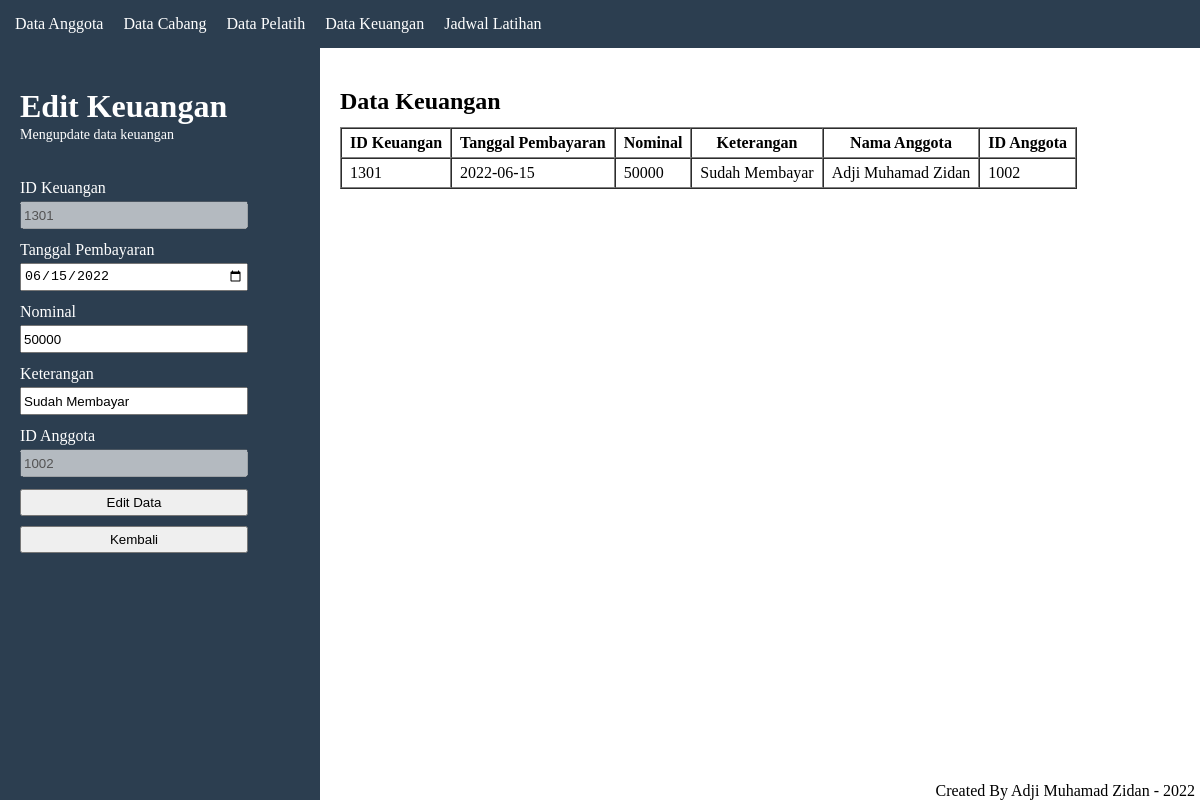
The page /edit_dt_keuangan.php?update=1301 on the database its author committed.
### tables this page shows
CREATE TABLE `dt_keuangan` (
  `ID_keuangan` int(10) NOT NULL,
  `Tanggal_Pembayaran` varchar(20) NOT NULL,
  `Nominal` int(100) NOT NULL,
  `Keterangan` varchar(100) NOT NULL,
  `ID_anggota` int(10) NOT NULL
);

CREATE TABLE `dt_anggota` (
  `ID_anggota` int(10) NOT NULL,
  `Nama_lengkap` varchar(100) NOT NULL,
  `Jenis_kelamin` varchar(15) NOT NULL,
  `Alamat` varchar(100) NOT NULL,
  `Sabuk` varchar(10) NOT NULL
);

### edit_dt_keuangan.php (the view, shortened to what this page needs)
<?php
	require 'config/koneksi_db.php';
	$sql = "SELECT * FROM dt_keuangan INNER JOIN dt_anggota ON dt_keuangan.ID_anggota = dt_anggota.ID_anggota
	WHERE ID_keuangan = $_GET[update]";
	$data = mysqli_query($koneksi, $sql);
	$hasil = mysqli_fetch_assoc($data);
?>
<!DOCTYPE html>
<html lang="en">
<head>
</head>
<body>
	<nav>
		<?php require 'modularitas/menu.php' ?>
	</nav>
	<main>
		<div class="container">
			<div class="form">
				<div class="title-keuangan">
					<h1>Edit Keuangan</h1>
					<p>Mengupdate data keuangan</p>
				</div>
				<form action="" method="post">
					<label for="id_keuangan">ID Keuangan</label><br>
					<input type="text" id="id_keuangan" name="id_keuangan" value="<?= $hasil['ID_keuangan'];?>" disabled><br>
					<label for="pembayaran">Tanggal Pembayaran</label><br>
					<input type="date" id="pembayaran" name="pembayaran" value="<?= $hasil['Tanggal_Pembayaran'];?>"><br>
					<label for="nominal">Nominal</label><br>
					<input type="text" id="nominal" name="nominal" value="<?= $hasil['Nominal'];?>"><br>
					<label for="ket">Keterangan</label><br>
					<input type="text" id="ket" name="ket" value="<?= $hasil['Keterangan'];?>"><br>
					<label for="id_anggota">ID Anggota</label><br>
					<input type="text" id="id_anggota" name="id_anggota" value="<?= $hasil['ID_anggota'];?>" disabled><br>
					<button type="submit" name="edit_data" onclick="return confirm('Update data?');">Edit Data</button>
					<a href="keuangan.php">
						<button type="button">Kembali</button>
					</a>
				</form>
			</div>
			<div class="tabel-data">
				<h2>Data Keuangan</h2>
				<table border="1" cellspacing="0">
					<tr>
						<th>ID Keuangan</th>
						<th>Tanggal Pembayaran</th>
						<th>Nominal</th>
						<th>Keterangan</th>
						<th>Nama Anggota</th>
						<th>ID Anggota</th>
					</tr>
					<tr>
						<td><?= $hasil['ID_keuangan'];?></td>
						<td><?= $hasil['Tanggal_Pembayaran'];?></td>
						<td><?= $hasil['Nominal'];?></td>
						<td><?= $hasil['Keterangan'];?></td>
						<td><?= $hasil['Nama_lengkap'];?></td>
						<td><?= $hasil['ID_anggota'];?></td>
					</tr>
				</table>
				<footer>
					<?php require 'modularitas/footer.php' ?>
				</footer>
			</div>
		</div>
	</main>
</body>
</html>

### edit_dt_keuangan.php (style rules this page uses)
main .container { display: flex; justify-content: center; position: fixed; width: 100%; height: 100%; }
main .container button { cursor: pointer; padding: 4px 2px; box-sizing: border-box; width: 228px; margin-bottom: 10px; }
.form { background-color: #2c3e50; width: 25%; color: white; padding: 40px 20px; }
.form .title-keuangan { margin-bottom: 36px; }
.form .title-keuangan p { margin-top: 2px; font-size: 14px; }
.form form input { margin-top: 4px; margin-bottom: 12px; width: 220px; height: 20px; padding: 2px; }
.tabel-data { width: 75%; padding: 40px 20px; }
.tabel-data table { margin-top: 12px; }
.tabel-data table tr th, td { padding: 5px 8px; }

### modularitas/menu.php (style rules this page uses)
* { margin: 0; padding: 0; }
nav { background-color: #2c3e50; padding: 15px; }

### modularitas/footer.php (style rules this page uses)
* { margin: 0; padding: 0; }
footer { position: fixed; bottom: 0; right: 0; width: auto; }

### rows shown on the page
dt_keuangan: id_keuangan "1301", pembayaran "06/15/2022", nominal "50000", ket "Sudah Membayar", id_anggota "1002", ID_keuangan "1301", Tanggal_Pembayaran "2022-06-15", Nominal "50000", Keterangan "Sudah Membayar", ID_anggota.Nama_lengkap "Adji Muhamad Zidan", ID_anggota.ID_anggota "1002"
